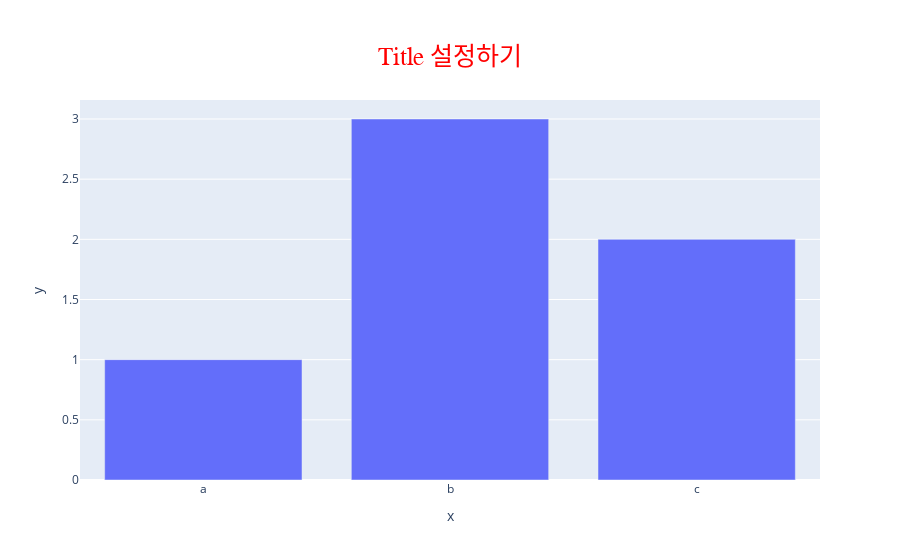

Write notebook code for a chart like this one.
### Markdown cell above
폰트, 색 지정

### Code cell
fig = px.bar(x=["a", "b", "c"], y=[1, 3, 2], title="Title 설정하기")
fig.update_layout(
    title_x = 0.5,
    title_y = 0.9,
    title_xanchor= "center",
    title_yanchor="middle",
    title_font_size=25,
    title_font_color="red",
    title_font_family = "Malgun Gothic"
)

### Figure 1 — Plotly figure (JSON) as saved in the notebook; plotly's stock layout.template omitted (floating-point values rounded to 4 significant figures)
{"data": [{"alignmentgroup": "True", "hovertemplate": "x=%{x}<br>y=%{y}<extra></extra>", "legendgroup": "", "marker": {"color": "#636efa", "pattern": {"shape": ""}}, "name": "", "offsetgroup": "", "orientation": "v", "showlegend": false, "textposition": "auto", "type": "bar", "x": ["a", "b", "c"], "xaxis": "x", "y": [1, 3, 2], "yaxis": "y"}], "layout": {"barmode": "relative", "legend": {"tracegroupgap": 0}, "title": {"font": {"color": "red", "family": "Malgun Gothic", "size": 25}, "text": "Title 설정하기", "x": 0.5, "xanchor": "center", "y": 0.9, "yanchor": "middle"}, "xaxis": {"anchor": "y", "domain": [0, 1], "title": {"text": "x"}}, "yaxis": {"anchor": "x", "domain": [0, 1], "title": {"text": "y"}}}}
